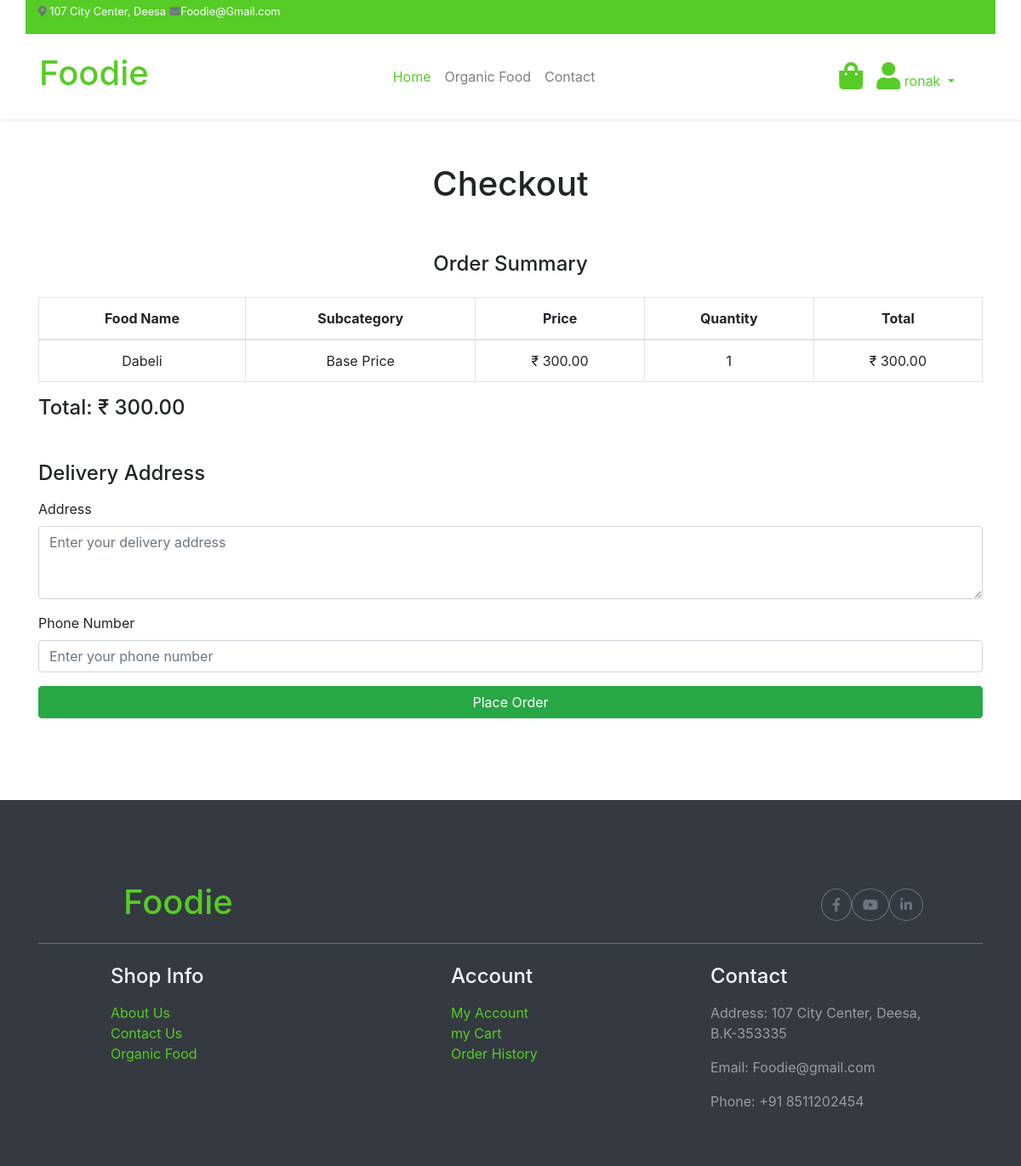
The page /front-end/checkout.php (signed in) on the database its author committed.
### tables this page shows
CREATE TABLE `user_carts` (
  `id` int(11) NOT NULL,
  `user_id` int(11) NOT NULL,
  `food_id` int(11) NOT NULL,
  `subcategory_id` int(11) DEFAULT NULL,
  `quantity` int(11) NOT NULL DEFAULT 1,
  `create_date` datetime DEFAULT current_timestamp(),
  `update_date` datetime DEFAULT current_timestamp() ON UPDATE current_timestamp(),
  `delete_date` datetime DEFAULT NULL,
  `price` decimal(10,2) NOT NULL
);

CREATE TABLE `foods` (
  `id` int(11) NOT NULL,
  `user_id` int(11) NOT NULL,
  `category_id` int(11) NOT NULL,
  `name` varchar(100) DEFAULT NULL,
  `description` varchar(255) DEFAULT NULL,
  `weight` decimal(10,2) DEFAULT NULL,
  `weight_type` varchar(20) DEFAULT NULL,
  `status` tinyint(5) DEFAULT NULL,
  `category_name` varchar(200) NOT NULL,
  `user_name` varchar(200) NOT NULL,
  `create_date` date NOT NULL DEFAULT current_timestamp(),
  `update_date` date DEFAULT NULL,
  `delete_date` date DEFAULT NULL,
  `subcategory_id` int(11) DEFAULT NULL,
  `price` decimal(10,2) NOT NULL,
  `image` varchar(255) DEFAULT NULL
);

### front-end/checkout.php (the view, shortened to what this page needs)
<?php
include 'header.php';
include('../db_connect/connection.php');
$user_id = $_SESSION['id'];
$query = "SELECT
            foods.name AS food_name,
            food_subcategories.name AS subcategory_name,
            COALESCE(food_subcategories.price, user_carts.price) AS price,
            user_carts.quantity
          FROM user_carts
          LEFT JOIN foods ON user_carts.food_id = foods.id
          LEFT JOIN food_subcategories ON user_carts.subcategory_id = food_subcategories.id
          WHERE user_carts.user_id = ?";
$stmt = $con->prepare($query);
$stmt->bind_param("i", $user_id);
$stmt->execute();
$result = $stmt->get_result();
$totalPrice = 0;
?>
<div class="container-fluid pt-5 mt-5">
    <div class="container py-5">
        <div class="text-center py-5">
            <h1>Checkout</h1>
        </div>
        <?php if ($result->num_rows > 0): ?>
            <h4 class="mb-4 text-center">Order Summary</h4>
            <table class="table table-bordered">
                <thead class="text-center">
                    <tr>
                        <th>Food Name</th>
                        <th>Subcategory</th>
                        <th>Price</th>
                        <th>Quantity</th>
                        <th>Total</th>
                    </tr>
                </thead>
                <tbody>
                    <?php while ($item = $result->fetch_assoc()):
                        $itemTotal = $item['price'] * $item['quantity'];
                        $totalPrice += $itemTotal;
                    ?>
                        <tr class="text-center">
                            <td class="text-start"><?= htmlspecialchars($item['food_name']) ?></td>
                            <td><?= htmlspecialchars($item['subcategory_name'] ?? 'Base Price') ?></td>
                            <td>₹ <?= number_format($item['price'], 2) ?></td>
                            <td><?= $item['quantity'] ?></td>
                            <td>₹ <?= number_format($itemTotal, 2) ?></td>
                        </tr>
                    <?php endwhile; ?>
                </tbody>
            </table>
            <div class="text-end">
                <h4 class="mt-3">Total: ₹ <?= number_format($totalPrice, 2) ?></h4>
            </div>
            <h4 class="mt-5 mb-3">Delivery Address</h4>
            <form action="place_order.php" method="POST">
                <div class="mb-3">
                    <label for="address" class="form-label">Address</label>
                    <textarea name="address" id="address" class="form-control" rows="3" placeholder="Enter your delivery address" required></textarea>
                </div>
                <div class="mb-3">
                    <label for="phone" class="form-label">Phone Number</label>
                    <input type="text" name="phone" id="phone" class="form-control" placeholder="Enter your phone number" required pattern="^\d{10}$">
                </div>
                <button type="submit" class="btn btn-success w-100">Place Order</button>
            </form>
        <?php endif; ?>
    </div>
</div>
<?php include 'footer.php'; ?>

### rows shown on the page
user_carts: food.name "Dabeli", subcategory_name "Base Price", price "300.00", quantity "1", itemTotal "300.00"

### other values the page prints
$user_id "ronak"
$totalPrice "300.00"
